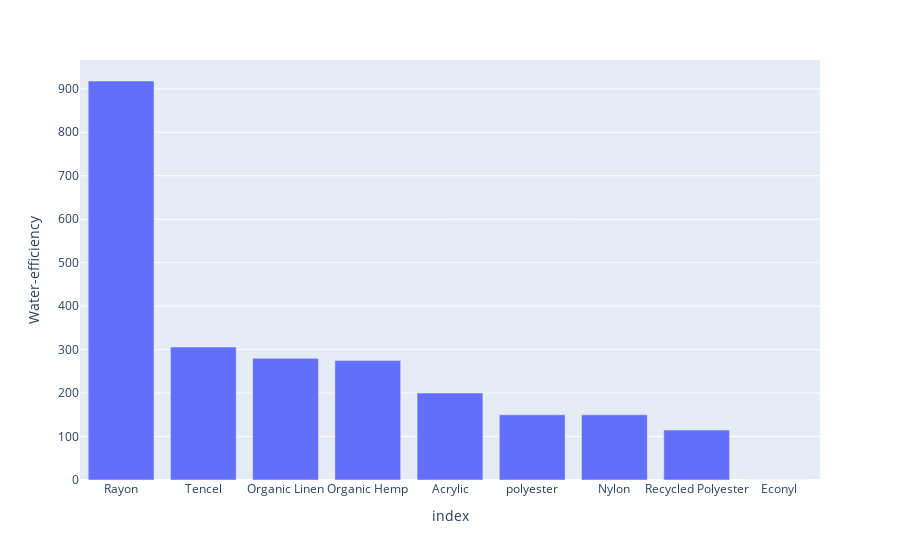

The notebook cell saved with this chart:
### Code cell
fig = px.bar(df1.drop(['Cotton', 'Organic cotton'], axis = 0), y = 'Water-efficiency')

fig

### Figure 1 — Plotly figure (JSON) as saved in the notebook; plotly's stock layout.template omitted (floating-point values rounded to 4 significant figures)
{"data": [{"alignmentgroup": "True", "hovertemplate": "index=%{x}<br>Water-efficiency=%{y}<extra></extra>", "legendgroup": "", "marker": {"color": "#636efa", "pattern": {"shape": ""}}, "name": "", "offsetgroup": "", "orientation": "v", "showlegend": false, "textposition": "auto", "type": "bar", "x": ["Rayon", "Tencel", "Organic Linen", "Organic Hemp", "Acrylic", "polyester", "Nylon", "Recycled Polyester", "Econyl"], "xaxis": "x", "y": [918.0, 306.0, 280, 274.7, 200, 150, 150, 115, 0], "yaxis": "y"}], "layout": {"barmode": "relative", "legend": {"tracegroupgap": 0}, "margin": {"t": 60}, "xaxis": {"anchor": "y", "domain": [0, 1], "title": {"text": "index"}}, "yaxis": {"anchor": "x", "domain": [0, 1], "title": {"text": "Water-efficiency"}}}}
